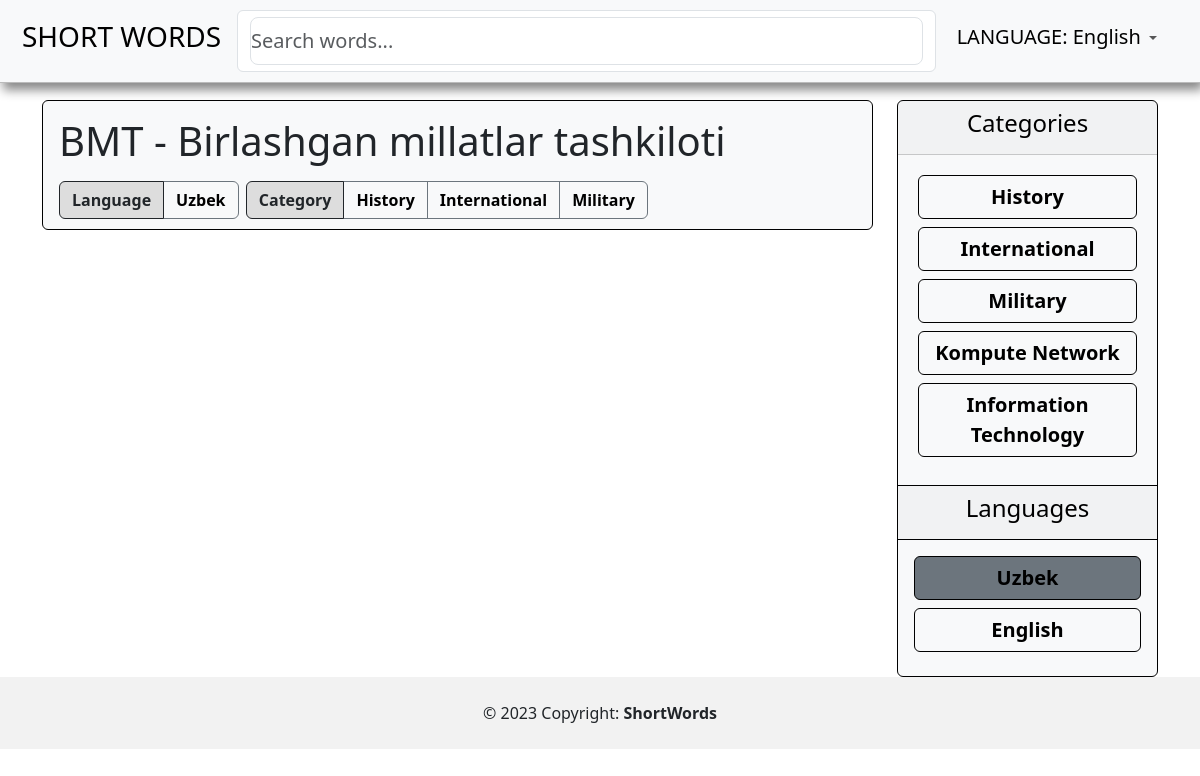
Page /language/1/ on the committed database.
### main/models.py (models this page shows, shortened)
class Word(models.Model):
    short = models.ForeignKey(Short, on_delete=models.CASCADE, related_name='word')
    categories = models.ManyToManyField(Category, related_name='word')
    language = models.ForeignKey(Language, on_delete=models.CASCADE, related_name='word')
    context = models.TextField(verbose_name='Context', null=True, blank=True)  # Translation field
    description = RichTextUploadingField(null=True, blank=True)

class Short(models.Model):
    name = models.CharField(max_length=200, verbose_name='Name')
    is_active = models.BooleanField(verbose_name='Is Active', default=False)
    def __str__(self):
        return self.name

class Language(models.Model):
    language = models.CharField(max_length=100, verbose_name='Language')
    def __str__(self):
        return self.language

class Category(models.Model):
    name = models.CharField(max_length=50, verbose_name='Name')
    def __str__(self):
        return self.name

### main/views.py (the view)
# urls.py: path('language/<int:pk>/', views.language_view, name='language'),
def language_view(request, pk):
    categories = Category.objects.all()
    languages = Language.objects.all()
    shorts = Short.objects.filter(is_active=True)
    words = Word.objects.filter(language_id=pk)
    language = Language.objects.get(id=pk)
    p = Paginator(words, 5)
    page = request.GET.get('page') or 1
    word_list = p.get_page(page)
    context = {
        'categories': categories,
        'languages': languages,
        'shorts': shorts,
        'word_list': word_list,
        'language': language
    }
    return render(request, 'main/index.html', context)

### templates/main/index.html (shortened to what this page needs)
{% extends 'base.html' %}
{% block content %}
    <div class="row mt-2">
        <div class="col-lg-9 col-md-9 col-sm-9">
            {% for word in word_list %}
                <a href="{% url 'short' word.short.name %}" class="contexts-link">
                    <div class="card context-card bg-light text-dark"
                         style="margin-bottom: 10px; border: 1px solid black; background: #fefbd8;">
                        <div class="card-body" style="padding-bottom: 10px;">
                            <h1 class="card-title pb-2">
                                {{ word.short }} - {{ word.context }}
                            </h1>
                            <h3 class="card-text fw-bold">
                                <div class="btn-group" role="group" aria-label="Basic example">
                                    <button type="button" class="btn active fw-bold" style="background-color: #ddd;">
                                        Language
                                    </button>
                                    <button type="button"
                                            class="btn btn-outline-secondary fw-bold"
                                            style="color: black;">{{ word.language }}</button>
                                </div>
                                <div class="btn-group" role="group" aria-label="Basic example">
                                    <button type="button" class="btn active fw-bold" style="background-color: #ddd;">
                                        Category
                                    </button>
                                    {% for category in word.categories.all %}
                                        <button type="button"
                                                class="btn btn-outline-secondary fw-bold"
                                                style="color: black;">{{ category }}</button>
                                    {% endfor %}
                                </div>
                            </h3>
                        </div>
                    </div>
                </a>
            {% endfor %}
        </div>
        <div class="col-lg-3 col-md-3 col-sm-3">
            <div class="card text-center bg-light text-dark" style="border: 1px solid black;">
                <div class="card-header">
                    <h4><a href="/" style="text-decoration: none; color: black;">Categories</a></h4>
                </div>
                <div class="card-body m-1">
                    {% for categor in categories %}
                        <h5>
                            <a href="{% url 'category' categor.id %}" class="btn btn-outline-secondary fs-5 fw-bold"
                               style="width: 100%; border: 1px solid black; color: black;">
                                {{ categor }}
                            </a>
                        </h5>
                    {% endfor %}
                </div>
                <div class="card-header" style="border-top: 1px solid black; border-bottom: 1px solid black;">
                    <h4>
                        <a href="/" style="text-decoration: none; color: black;">Languages</a>
                    </h4>
                </div>
                <div class="card-body m-0">
                    {% for languag in languages %}
                        <h5>
                            <a href="{% url 'language' languag.id %}"
                               class="btn {% if languag.id == language.id %} btn-secondary {% else %} btn-outline-secondary {% endif %} fs-5 fw-bold"
                               style="width: 100%; border: 1px solid black; color: black;">
                                {{ languag }}
                            </a>
                        </h5>
                    {% endfor %}
                </div>
            </div>
        </div>
    </div>
{% endblock content %}

### templates/base.html (style rules this page uses)
.contexts-link { text-decoration: none; color: black; }

### rows in the picture
Word: short "BMT", context "Birlashgan millatlar tashkiloti", language "Uzbek"
Category: name "History"
Category: name "International"
Category: name "Military"
Category: name "Kompute Network"
Category: name "Information Technology"
Language: language "Uzbek"
Language: language "English"
